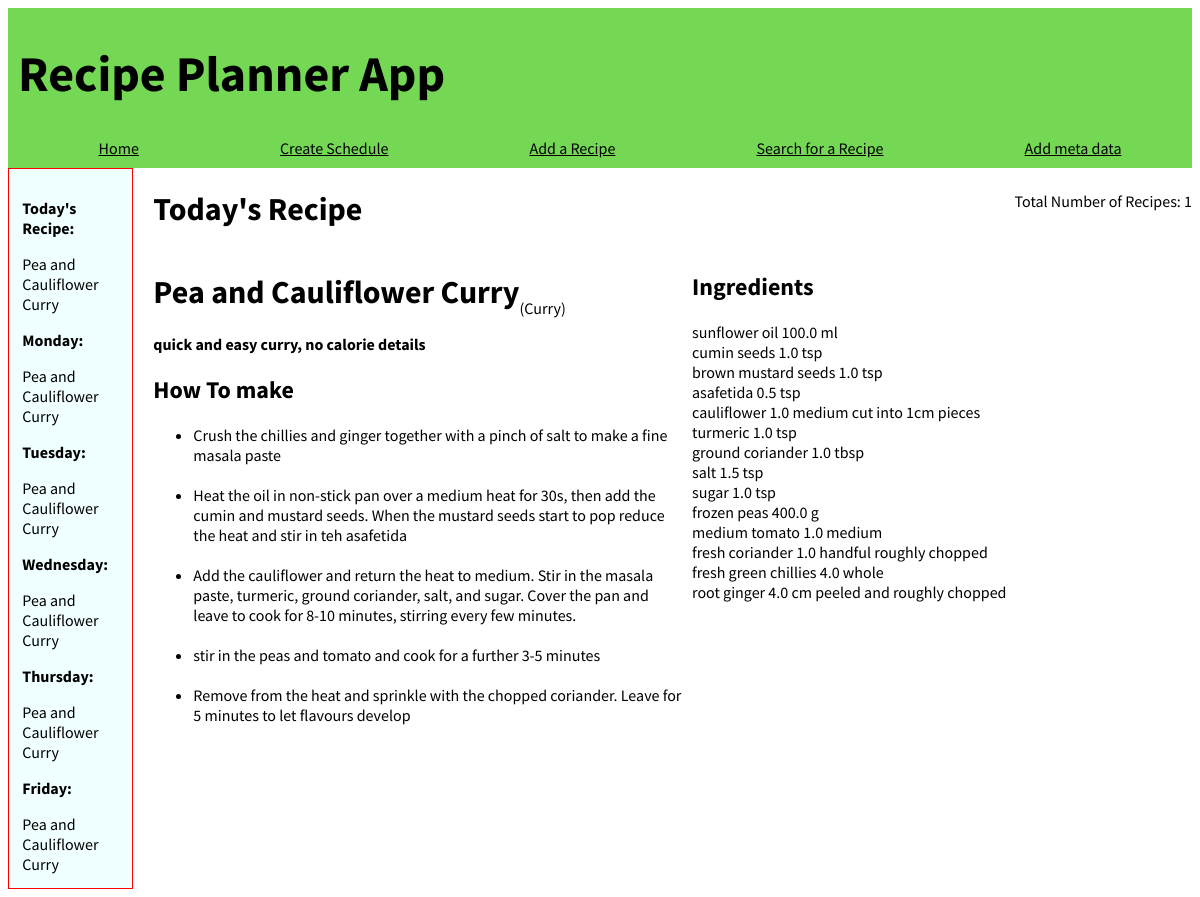
The page /home on the database its author committed.
### application/models.py (models this page shows, shortened)
class Recipes(db.Model):
    id = db.Column(db.Integer, primary_key=True)
    recipe_name = db.Column(db.String(100), nullable=False)
    recipe_description = db.Column(db.String(500))
    cuisine_id = db.Column(db.Integer, db.ForeignKey('cuisine.id'))
    quantity = db.relationship('Quantity', backref="quantitybr1")
    method = db.relationship('Method', backref='methodbr')

class Cuisine(db.Model):
    id = db.Column(db.Integer, primary_key=True)
    cuisine_name = db.Column(db.String(50), nullable=False)
    recipe = db.relationship('Recipes', backref='recipesbr')

class Method(db.Model):
    id = db.Column(db.Integer, primary_key=True)
    recipe_id = db.Column(db.Integer, db.ForeignKey('recipes.id'), nullable=False)
    step_num = db.Column(db.Integer, nullable=False)
    step = db.Column(db.String(200), nullable=False)

class Ingredients(db.Model):
    id = db.Column(db.Integer, primary_key=True)
    ingredient_name = db.Column(db.String(50), nullable=False)
    quantity = db.relationship("Quantity", backref="quantitybr")

class Quantity(db.Model):
    id = db.Column(db.Integer, primary_key=True)
    recipe_id = db.Column(db.Integer, db.ForeignKey('recipes.id'), nullable=False)
    ingredient_id = db.Column(db.Integer, db.ForeignKey('ingredients.id'), nullable=False)
    ingredient_prep = db.Column(db.String(100))
    amount = db.Column(db.Float, nullable=False)
    measure = db.Column(db.Integer, db.ForeignKey('measure.id'))

class Measure(db.Model):
    id = db.Column(db.Integer, primary_key=True)
    measure = db.Column(db.String(20), nullable=False)
    quantity = db.relationship("Quantity", backref="quantitybr3")
    shopping_list = db.relationship("ShoppingList", backref="shoppinglist")

### application/routes.py (the view)
@app.route('/', methods = ['GET', 'POST'])
@app.route('/home', methods = ['GET', 'POST'])
def index():
    week = []
    week.append(Recipes.query.filter_by(id = Schedule.query.filter_by(day_of_the_week = 0).first().recipe_id).first())
    week.append(Recipes.query.filter_by(id = Schedule.query.filter_by(day_of_the_week = 1).first().recipe_id).first())
    week.append(Recipes.query.filter_by(id = Schedule.query.filter_by(day_of_the_week = 2).first().recipe_id).first())
    week.append(Recipes.query.filter_by(id = Schedule.query.filter_by(day_of_the_week = 3).first().recipe_id).first())
    week.append(Recipes.query.filter_by(id = Schedule.query.filter_by(day_of_the_week = 4).first().recipe_id).first())
    day = date.today()
    day = calendar.day_name[day.weekday()]
    if datetime.today().weekday() == 5 or datetime.today().weekday() == 6: # change this to show a dumy recipe on the weekend
        recipe_of_the_day = "It's the weekend, do your own thing"
    else:
        recipe_of_the_day = Recipes.query.filter_by(id = (Schedule.query.filter_by(day_of_the_week = datetime.today().weekday()).first().recipe_id)).first().recipe_name
    if datetime.today().weekday() == 5 or datetime.today().weekday() == 6:
        weekend = True
    else:
        weekend = False
    total_number = Recipes.query.count()
    if datetime.today().weekday() in [0,1,2,3,4]:
        daily_recipe = Recipes.query.filter_by(id = (Schedule.query.filter_by(day_of_the_week = datetime.today().weekday()).first().recipe_id)).first()
        cuisine = Cuisine.query.filter_by(id=daily_recipe.cuisine_id).first().cuisine_name
        method_list = [m.step for m in Method.query.filter_by(recipe_id = daily_recipe.id)]
        quantities = Quantity.query.filter_by(recipe_id = daily_recipe.id).all()
        ingredient_list = []
        n = 0
        for q in quantities:
            ingredient_list.append([])
            ingredient_list[n].append(Ingredients.query.filter_by(id = q.ingredient_id).first().ingredient_name)
            ingredient_list[n].append(q.amount)
            ingredient_list[n].append(Measure.query.filter_by(id = q.measure).first().measure)
            ingredient_list[n].append(q.ingredient_prep)
            n += 1
    else:
        daily_recipe = False
        cuisine = False
        method_list = False
        quantities = False
        ingredient_list = False
    return render_template('index.html', day=day, recipe_of_the_day=recipe_of_the_day, week=week, daily_recipe=daily_recipe, total_number=total_number, cuisine=cuisine, method_list=method_list, ingredient_list=ingredient_list, weekend=weekend)

### application/templates/index.html (shortened to what this page needs)
{% extends 'layout.html'%}
{% block body %}
    <div id="hdr">
        <h1>Today's Recipe</h1> <p<b>Total Number of Recipes:</b> {{ total_number }}<p>
    </div>
    {% if weekend == False: %}
    <div id="innercntr">
    <div id="main">
        <div class='field2'>
            <h1>{{ daily_recipe.recipe_name }}</h1> <p>({{ cuisine }})</p>
        </div>
        <b>{{ daily_recipe.recipe_description }}</b>
        <h2>How To make</h2>
        <ul>
            {% for m in method_list %}
            <li>{{ m }}</li><br>
            {% endfor %}
        </ul>
    </div>
    <div id="right">
            <h2>Ingredients</h2>
            {% for q in ingredient_list %}
            <div class = "field">
                {{ q[0] }}
                {{ q[1] }}
                {{ q[2] }}
                {{ q[3] }}
            </div>
            {% endfor %}
    </div>
    {% endif %}
</div>
{% endblock body %}

### application/templates/layout.html (shortened to what this page needs)
<!DOCTYPE html>
<html lang="en">
<head>
    <link href="../static/format.css" rel="stylesheet">
</head>
<body style="font-family: Source Sans Pro, sans-serif">
    <div class="header" style="background-color:#74d855; width:100%; margin: 0 auto">
        <div style="display:flex">
            <h1 style="color:rgb(0, 0, 0); font-size:50px; margin-left: 10px"> Recipe Planner App</h1></div>
        <div id = "links">
            <a href="{{ url_for('index') }}">Home</a>
            <a href="{{ url_for('create_weekly_schedule') }}"> Create Schedule</a>
            <a href="{{ url_for('add_recipe') }}">Add a Recipe</a>
            <a href="{{ url_for('search_recipes') }}">Search for a Recipe</a>
            <a href="{{ url_for('add_meta') }}">Add meta data</a>
        </div>
    </div>
    <div class="container">
        <div id="left">
            <p><b>Today's Recipe:</b></p>
            {{ recipe_of_the_day }}
            <p><b>Monday:</b></p>
            {{ week[0].recipe_name }}
            <p><b>Tuesday:</b></p>
            {{ week[1].recipe_name }}
            <p><b>Wednesday:</b></p>
            {{ week[2].recipe_name }}
            <p><b>Thursday:</b></p>
            {{ week[3].recipe_name }}
            <p><b>Friday:</b></p>
            {{ week[4].recipe_name }}
        </div>
        <div id="center">
            {% block body %}
            {% endblock body %}
        </div>
    </div>
</body>
</html>

### application/static/format.css (style rules this page uses)
#links { text-align: center; display: flex; justify-content: space-around; color:white; padding-bottom: 10px; padding-left: 20px; }
#innercntr { display: flex; justify-content: space-between; }
#hdr { display: flex; justify-content: space-between; align-items: center; }
#center { padding-left: 20px; }
.field { display: flex; width: 500px; justify-content: space-between; }
.field2 { display: flex; width: auto; justify-content: flex-start; align-items: flex-end; }
.container { display: flex; width : 100%; }
#left { max-width: 40%; border: 1px solid red; padding: 10pt; background-color: azure; }
#main { padding-right: 10px; }

### application/templates/layout.html (style rules this page uses)
a { color:rgb(0, 0, 0) }

### rows shown on the page
Recipes: recipe_name "Pea and Cauliflower Curry", recipe_description "quick and easy curry, no calorie details"
Cuisine: cuisine_name "Curry"
Method: step "Crush the chillies and ginger together with a pinch of salt to make a fine masala paste"
Method: step "Heat the oil in non-stick pan over a medium heat for 30s, then add the cumin and mustard seeds. When the mustard seeds start to pop reduce the heat and stir in teh asafetida"
Method: step "Add the cauliflower and return the heat to medium. Stir in the masala paste, turmeric, ground coriander, salt, and sugar. Cover the pan and leave to cook for 8-10 minutes, stirring every few minutes."
Method: step "stir in the peas and tomato and cook for a further 3-5 minutes"
Method: step "Remove from the heat and sprinkle with the chopped coriander. Leave for 5 minutes to let flavours develop"
Ingredients: ingredient_name "sunflower oil"
Quantity: amount "100.0"
Measure: measure "ml"
Ingredients: ingredient_name "cumin seeds"
Quantity: amount "1.0"
Measure: measure "tsp" "tsp" "tsp" "tsp" "tsp" "tsp"
Ingredients: ingredient_name "brown mustard seeds"
Quantity: amount "1.0"
Ingredients: ingredient_name "asafetida"
Quantity: amount "0.5"
Ingredients: ingredient_name "cauliflower"
Quantity: amount "1.0", ingredient_prep "cut into 1cm pieces"
Measure: measure "medium" "medium"
Ingredients: ingredient_name "turmeric"
Quantity: amount "1.0"
Ingredients: ingredient_name "ground coriander"
Quantity: amount "1.0"
Measure: measure "tbsp"
Ingredients: ingredient_name "salt"
Quantity: amount "1.5"
Ingredients: ingredient_name "sugar"
Quantity: amount "1.0"
Ingredients: ingredient_name "frozen peas"
Quantity: amount "400.0"
Ingredients: ingredient_name "medium tomato"
Quantity: amount "1.0"
Ingredients: ingredient_name "fresh coriander"
Quantity: amount "1.0", ingredient_prep "roughly chopped"
Measure: measure "handful"
Ingredients: ingredient_name "fresh green chillies"
Quantity: amount "4.0"
Measure: measure "whole"
Ingredients: ingredient_name "root ginger"
Quantity: amount "4.0", ingredient_prep "peeled and roughly chopped"
Measure: measure "cm"

### other values the page prints
{{ total_number }} "1"
{{ q[2] }} "g"
